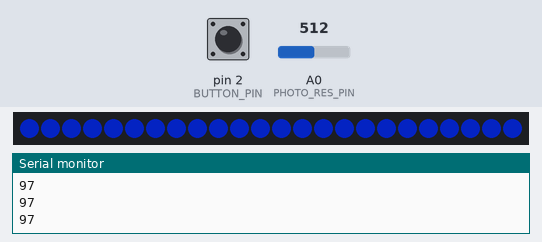
Bench run of a program on a simulated Arduino Uno, built with avr-gcc and run on an emulated ATmega328P. Shown: 24 RGB LEDs in strip order, left to right, the last lines printed to the serial monitor. The inputs (shaded band) are chosen by the test bench; at power-on: A0 (PHOTO_RES_PIN) = 512, pin 2 (BUTTON_PIN) HIGH. Dim RGB values are drawn brighter than linear; random numbers use the default seed unless the program sets one.

Above: at 1.2 s.
1.3 s: A0 (PHOTO_RES_PIN) set to 190
At 1.8 s:
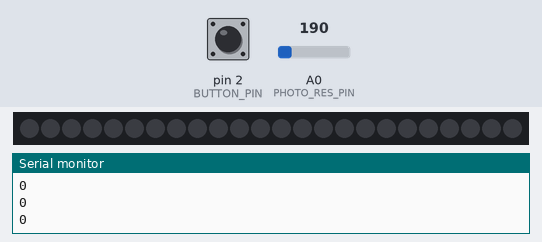
2.8 s: A0 (PHOTO_RES_PIN) set to 210
At 4.1 s:
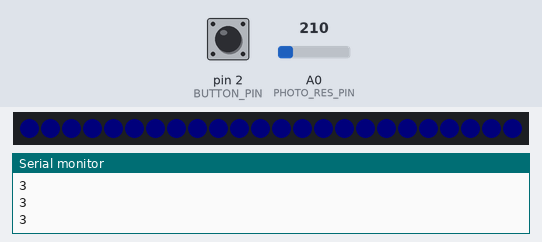
4.4 s: pin 2 (BUTTON_PIN) pulled LOW for 0.15 s
At 5.0 s:
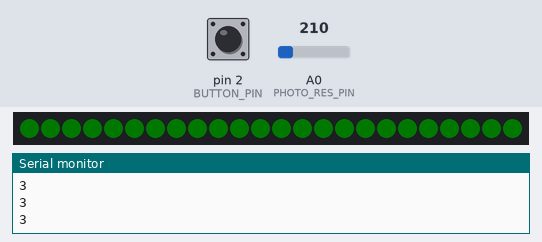
6.1 s: pin 2 (BUTTON_PIN) pulled LOW for 1 s
At 8.3 s:
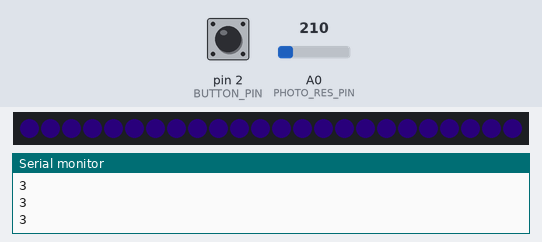
8.6 s: pin 2 (BUTTON_PIN) pulled LOW for 0.15 s
At 9.1 s:
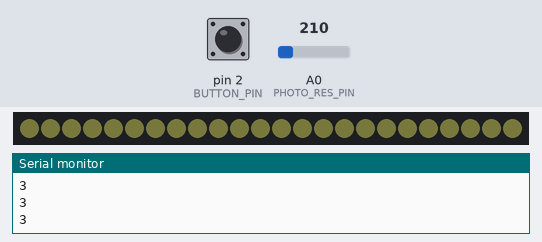
10.3 s: A0 (PHOTO_RES_PIN) set to 306
Timing chart, 0 to 12.9 s (numbered marks = the images above; inputs shaded):
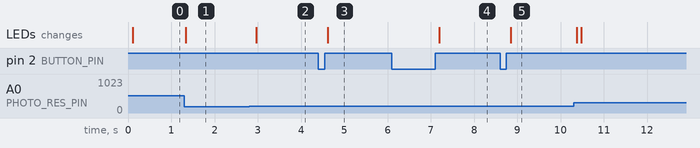

Measured:
- after the input at 1.3 s, the LEDs: change at once (image 1)
- after the input at 2.8 s, the LEDs: change after 0.16 s (image 2)
- after the input at 4.4 s, the LEDs: change after 0.22 s (image 3)
- after the input at 6.1 s, the LEDs: change after 1.1 s (image 4)
- after the input at 8.6 s, the LEDs: change after 0.24 s (image 5)

The program:

main.cpp
```cpp
#include <Arduino.h>
#include <Adafruit_NeoPixel.h>

#define LIGHT_OFF_THRESHOLD 200
#define MAX_ANALOG          1023
#define PHOTO_RES_PIN       A0
#define BUTTON_PIN          2
#define LED_PIN             6
#define NUM_PIXELS          24

Adafruit_NeoPixel pixels = Adafruit_NeoPixel(NUM_PIXELS, LED_PIN, NEO_GRB);
short buttonState = HIGH, prevButtonState = HIGH;
uint8_t brightness = 0;
uint32_t prevColor;

uint32_t randomizeColor() {
    return pixels.Color(
            (uint8_t) (rand() % 255),
            (uint8_t) (rand() % 255),
            (uint8_t) (rand() % 255)
    );
}

void colorWipe(bool changeColor) {
    bool hasChanged = false;
    for (uint16_t i = 0; i < pixels.numPixels(); i++) {
        pixels.setPixelColor(i, changeColor && !hasChanged ? prevColor = randomizeColor() : prevColor);
        hasChanged = true;
    }

    pixels.setBrightness(brightness);
    pixels.show();
}

void setup() {
    Serial.begin(9600);
    pinMode(LED_PIN, OUTPUT);
    pinMode(BUTTON_PIN, INPUT_PULLUP);
    pinMode(PHOTO_RES_PIN, INPUT);
    pixels.begin();
    colorWipe(true);
}

void loop() {
    int photoResValue = analogRead(PHOTO_RES_PIN);
    if (photoResValue > LIGHT_OFF_THRESHOLD && photoResValue < MAX_ANALOG) {
        float offsetVal = photoResValue - LIGHT_OFF_THRESHOLD,
                offsetMax = MAX_ANALOG - LIGHT_OFF_THRESHOLD;
        brightness = (uint8_t) round((offsetVal / offsetMax) * 255);
        colorWipe(false);
    } else if (photoResValue < LIGHT_OFF_THRESHOLD) {
        brightness = 0;
        colorWipe(false);
    }

    buttonState = digitalRead(BUTTON_PIN);
    if (buttonState == HIGH && prevButtonState == LOW) {
        delay(20);
        buttonState = digitalRead(BUTTON_PIN);
        if (buttonState == HIGH && prevButtonState == LOW) {
            colorWipe(true);
        }
    }

    prevButtonState = buttonState;
    delay(100);
    Serial.println(brightness, DEC);
}
```
